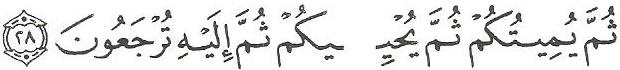
#> input picture QariOCR_Finetuning/FT1/training_data/database/extracted_examples/page1_img0.jpg, 620 x 70 px
$ python -i preprocessing.py   (imports and definitions only)
#> lines starting #> are read from the running program, lines starting #| are printed output that depends on the picture; after the words box and inside, x2 and y2 are one past the last pixel; in counts of white or black regions, pixels touching at a corner belong together
# Image preprocessing functionality

import cv2
import numpy as np
from PIL import Image

class ImagePreprocessor:
    """Preprocess images for OCR and feature extraction."""

    def __init__(self):
        """Initialize the image preprocessor."""
        pass

    def process_image(self, image_path):
        """
        Process an image for OCR and feature extraction.

        Args:
            image_path (str): Path to the image file

        Returns:
            dict: Dictionary of processed images
        """
        # Load image
        image = cv2.imread(image_path)
#> image is the input picture: shape (70, 620, 3); mean B, G, R 229, 229.1, 229.1
        if image is None:
            raise ValueError(f"Could not load image from {image_path}")

        # Convert to grayscale
        gray = cv2.cvtColor(image, cv2.COLOR_BGR2GRAY)

        # Deskew
        deskewed = self._deskew(gray)

        # Denoise
        denoised = cv2.fastNlMeansDenoising(deskewed, None, 10, 7, 21)

        # Binarize using Otsu's method
        _, binary = cv2.threshold(denoised, 0, 255, cv2.THRESH_BINARY + cv2.THRESH_OTSU)

        # Auto-crop (detect and remove margins)
        cropped = self._auto_crop(binary)

        # Convert to PIL image for OCR
        pil_image = Image.fromarray(cropped)

        return {
            'original': image,
            'grayscale': gray,
            'deskewed': deskewed,
            'denoised': denoised,
            'binary': binary,
            'cropped': cropped,
            'pil_image': pil_image
        }

    def _deskew(self, image):
        """
        Deskew an image by detecting the orientation.

        Args:
            image (numpy.ndarray): Grayscale image

        Returns:
            numpy.ndarray: Deskewed image
        """
        # Find non-zero points
        coords = np.column_stack(np.where(image > 0))
#> coords = 43372 pairs, first value 0 to 69, second value 0 to 619
        if len(coords) <= 10:  # Not enough points
            return image

        # Calculate skew angle
        angle = cv2.minAreaRect(coords)[-1]
#> angle = -90

        # Adjust angle
        if angle < -45:
            angle = 90 + angle
#> angle = 0

        # Rotate image to deskew
        (h, w) = image.shape[:2]
#> h = 70; w = 620
        center = (w // 2, h // 2)
#> center = (310, 35)
        M = cv2.getRotationMatrix2D(center, angle, 1.0)
#> M = [[1, 0, 0], [0, 1, 0]]
#> in process_image, `_, binary = cv2.threshold(denoised, 0, 255, cv2.THRESH_BINARY + cv2.TH..`:
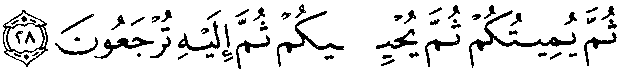
#> binary: shape (70, 620); 87.6% white; 63 black regions (8 under 20 px), largest, box (x1, y1, x2, y2) and area: (469, 10, 576, 68) 700, (277, 11, 344, 67) 497, (3, 10, 48, 67) 478
        rotated = cv2.warpAffine(image, M, (w, h),
                                flags=cv2.INTER_CUBIC,
                                borderMode=cv2.BORDER_REPLICATE)

        return rotated

    def _auto_crop(self, image):
        """
        Auto-crop an image by detecting and removing margins.

        Args:
            image (numpy.ndarray): Binary image

        Returns:
            numpy.ndarray: Cropped image
        """
        # Find all non-zero points
        coords = cv2.findNonZero(image)
#> coords = contour of 38006 points, box (x1, y1, x2, y2) (0, 0, 620, 70), area 0
        if coords is None:  # Empty image
            return image

        # Get bounding box
        x, y, w, h = cv2.boundingRect(coords)
#> x = 0; y = 0; w = 620; h = 70

        # Crop the image
        cropped = image[y:y+h, x:x+w]

        return cropped

>>> result = ImagePreprocessor().process_image('../../QariOCR_Finetuning/FT1/training_data/database/extracted_examples/page1_img0.jpg')
#> result = 7 items

$ run again, on QariOCR_Finetuning/FT1/training_data/database/extracted_examples/page2_img12.jpg
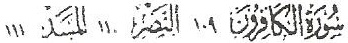
#> input picture QariOCR_Finetuning/FT1/training_data/database/extracted_examples/page2_img12.jpg, 348 x 43 px
#> in process_image, image is the input picture: shape (43, 348, 3); mean B, G, R 224.1, 224.3, 224.4
#> in _deskew, `coords = np.column_stack(np.where(image > 0))`: coords = 14955 pairs, first value 0 to 42, second value 0 to 347
#> in _deskew, `angle = cv2.minAreaRect(coords)[-1]`: angle = -90
#> in _deskew, `angle = 90 + angle`: angle = 0
#> M = [[1, 0, 0], [0, 1, 0]]
#> in process_image, `_, binary = cv2.threshold(denoised, 0, 255, cv2.THRESH_BINARY + cv2.TH..`:
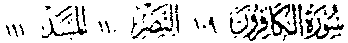
#> binary: shape (43, 348); 85.3% white; black in thin lines or dots, all inside (x1, y1, x2, y2) = (6, 3, 344, 41)
#> in _auto_crop, `coords = cv2.findNonZero(image)`: coords = contour of 12761 points, box (x1, y1, x2, y2) (0, 0, 348, 43), area 0
#> in _auto_crop, `x, y, w, h = cv2.boundingRect(coords)`: x = 0; w = 348; h = 43
#> result = 7 items

$ run again, on QariOCR_Finetuning/FT1/training_data/database/extracted_examples/page2_img14.jpg
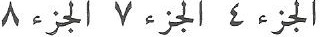
#> input picture QariOCR_Finetuning/FT1/training_data/database/extracted_examples/page2_img14.jpg, 320 x 37 px
#> in process_image, image is the input picture: shape (37, 320, 3); mean B, G, R 231.1, 231.2, 231.2
#> in _deskew, `coords = np.column_stack(np.where(image > 0))`: coords = 11836 pairs, first value 0 to 36, second value 0 to 319
#> in _deskew, `angle = cv2.minAreaRect(coords)[-1]`: angle = -90
#> in _deskew, `angle = 90 + angle`: angle = 0
#> M = [[1, 0, 0], [0, 1, 0]]
#> in process_image, `_, binary = cv2.threshold(denoised, 0, 255, cv2.THRESH_BINARY + cv2.TH..`:
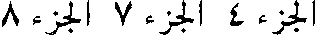
#> binary: shape (37, 320); 88.5% white; 18 black regions (6 under 20 px), largest, box (x1, y1, x2, y2) and area: (272, 0, 307, 35) 205, (159, 0, 194, 35) 201, (45, 1, 81, 35) 199
#> in _auto_crop, `coords = cv2.findNonZero(image)`: coords = contour of 10478 points, box (x1, y1, x2, y2) (0, 0, 320, 37), area 0
#> in _auto_crop, `x, y, w, h = cv2.boundingRect(coords)`: x = 0; w = 320; h = 37
#> result = 7 items

$ run again, on QariOCR_Finetuning/FT1/training_data/database/extracted_examples/page2_img17.jpg
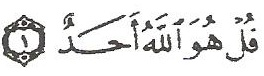
#> input picture QariOCR_Finetuning/FT1/training_data/database/extracted_examples/page2_img17.jpg, 264 x 76 px
#> in process_image, image is the input picture: shape (76, 264, 3); mean B, G, R 227.3, 227.7, 227.8
#> in _deskew, `coords = np.column_stack(np.where(image > 0))`: coords = 20057 pairs, first value 0 to 75, second value 0 to 263
#> in _deskew, `angle = cv2.minAreaRect(coords)[-1]`: angle = -90
#> in _deskew, `angle = 90 + angle`: angle = 0
#> M = [[1, 0, 0], [0, 1, 0]]
#> in process_image, `_, binary = cv2.threshold(denoised, 0, 255, cv2.THRESH_BINARY + cv2.TH..`:
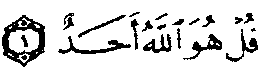
#> binary: shape (76, 264); 86.1% white; 21 black regions (1 under 20 px), largest, box (x1, y1, x2, y2) and area: (2, 15, 45, 67) 855, (58, 36, 131, 54) 355, (183, 34, 222, 60) 273
#> in _auto_crop, `coords = cv2.findNonZero(image)`: coords = contour of 17276 points, box (x1, y1, x2, y2) (0, 0, 264, 76), area 0
#> in _auto_crop, `x, y, w, h = cv2.boundingRect(coords)`: x = 0; w = 264; h = 76
#> result = 7 items
